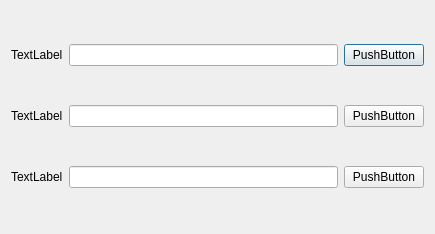
<?xml version="1.0" encoding="UTF-8"?>
<ui version="4.0">
 <class>Dialog</class>
 <widget class="QDialog" name="Dialog">
  <property name="geometry">
   <rect>
    <x>0</x>
    <y>0</y>
    <width>435</width>
    <height>234</height>
   </rect>
  </property>
  <property name="windowTitle">
   <string>Dialog</string>
  </property>
  <layout class="QGridLayout" name="gridLayout">
   <item row="0" column="0">
    <widget class="QLabel" name="label">
     <property name="text">
      <string>TextLabel</string>
     </property>
    </widget>
   </item>
   <item row="0" column="1">
    <widget class="QLineEdit" name="lineEdit"/>
   </item>
   <item row="0" column="2">
    <widget class="QPushButton" name="pushButton">
     <property name="text">
      <string>PushButton</string>
     </property>
    </widget>
   </item>
   <item row="1" column="0">
    <widget class="QLabel" name="label_2">
     <property name="text">
      <string>TextLabel</string>
     </property>
    </widget>
   </item>
   <item row="1" column="1">
    <widget class="QLineEdit" name="lineEdit_2"/>
   </item>
   <item row="1" column="2">
    <widget class="QPushButton" name="pushButton_2">
     <property name="text">
      <string>PushButton</string>
     </property>
    </widget>
   </item>
   <item row="2" column="0">
    <widget class="QLabel" name="label_3">
     <property name="text">
      <string>TextLabel</string>
     </property>
    </widget>
   </item>
   <item row="2" column="1">
    <widget class="QLineEdit" name="lineEdit_3"/>
   </item>
   <item row="2" column="2">
    <widget class="QPushButton" name="pushButton_3">
     <property name="text">
      <string>PushButton</string>
     </property>
    </widget>
   </item>
  </layout>
 </widget>
 <resources/>
 <connections/>
</ui>
